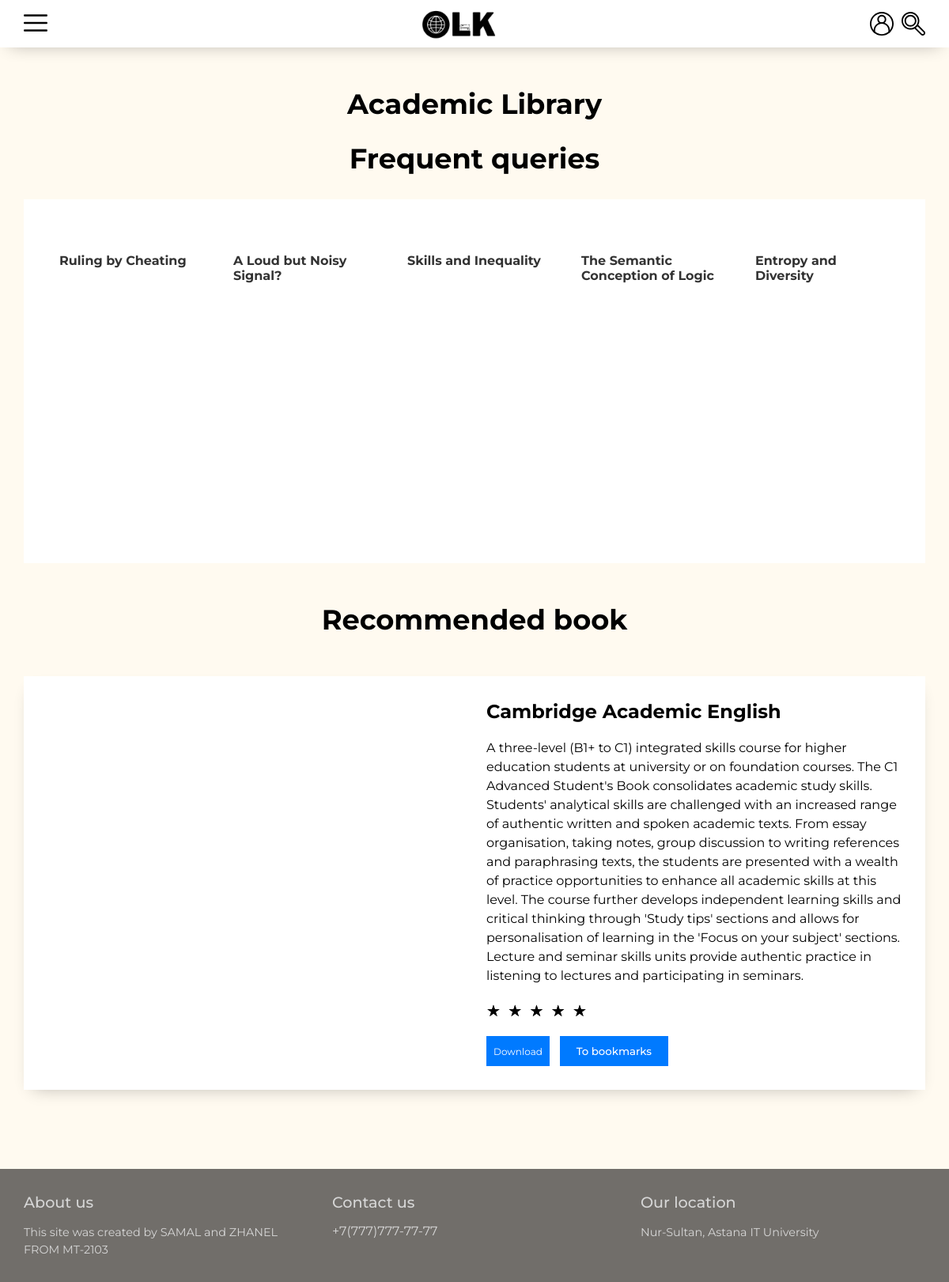
Page /olk/book.php on the committed database.
### tables this page shows
CREATE TABLE `book` (
  `book_id` int(11) NOT NULL,
  `name` varchar(255) NOT NULL,
  `description` text NOT NULL,
  `picture` text NOT NULL,
  `genre_id` int(11) NOT NULL,
  `download_link` text DEFAULT NULL
);

### olk/book.php (the view, shortened to what this page needs)
<!DOCTYPE html>
<html lang="en">
<head>
    <link rel="stylesheet" href="style.css">
    <link rel="stylesheet" href="https://unpkg.com/swiper/swiper-bundle.css" />
    <link rel="stylesheet" href="https://unpkg.com/swiper/swiper-bundle.min.css" />
</head>
<body>
    <?php
        include 'header.php';
    ?>
    <main class="main-library">
        <div class="container">
            <h1 class="title">Academic Library</h1> <br><br>
            <h1 class="title">Frequent queries</h1>
            <div class="slider-wrapper">
            <div class="swiper-container swiper-container-books">
                <div class="swiper-wrapper books-slider">
                    <?php
                        $query_to_select = "SELECT * FROM book WHERE genre_id = 1";
                        $result = $connect->query($query_to_select);
                        $rows = array();
                        while($row = $result->fetch_assoc()){
                            $rows[] = $row;
                        }
                        for($i = 0; $i < count($rows); $i++){
                            echo "<div class=\"swiper-slide\">
                                      <a href=\" chosen_book.php?book_id=" . $rows[$i]['book_id'] . "\" class=\"book-slide\">
                                          <img src=\" " . $rows[$i]['picture'] . " \" alt=\"\">
                                          <h5 class=\"book-title\">" . $rows[$i]['name'] . " </h5>
                                      </a>
                                  </div>";
                        }
                    ?>
                </div>
            </div>
        </div>
    </div>
    </main>
    <main class="main-profile">
        <div class="container">
            <h1 class="title">Recommended book</h1>
            <div class="profile-box">
                <div class="pfp">
                </div>
                <div class="content">
                    <h2 class="name">Cambridge Academic English</h2>
                    <p>
                        A three-level (B1+ to C1) integrated skills course for higher education students at university or on foundation courses.
    The C1 Advanced Student's Book consolidates academic study skills. Students' analytical skills are challenged with an increased range of authentic written and spoken academic texts.
    From essay organisation, taking notes, group discussion to writing references and paraphrasing texts, the students are presented with a wealth of practice opportunities to enhance all academic skills at this level.
    The course further develops independent learning skills and critical thinking through 'Study tips' sections and allows for personalisation of learning in the 'Focus on your subject' sections.
    Lecture and seminar skills units provide authentic practice in listening to lectures and participating in seminars.
                    </p>
                    <div class="rating">
                        <span class="rated">☆</span>
                        <span class="rated">☆</span>
                        <span class="rated">☆</span>
                        <span class="rated">☆</span>
                        <span class="rated">☆</span>
                    </div>
                    <a href="" class="btn2" download>Download</a>
                    <button type="button" class="btn inversed">To bookmarks</button>
                </div>
            </div>
        </div>
    </main>
    <footer class="footer">
        <div class="container">
            <div class="about">
                <h2 class="footer-title">About us</h2>
                <p>This site was created by SAMAL and ZHANEL FROM MT-2103</p>
            </div>
            <div class="contact">
                <h2 class="footer-title">Contact us</h2>
                <a href="tel:+77777777777" class="tel">+7(777)777-77-77</a>
            </div>
            <div class="location">
                <h2 class="footer-title">Our location</h2>
                <p>Nur-Sultan, Astana IT University</p>
            </div>
        </div>
    </footer>
</body>
</html>

### olk/style.css (style rules this page uses)
* { box-sizing: border-box; margin: 0; padding: 0; }
body { font-family: 'Montserrat', sans-serif; font-size: 14px; background-color: floralwhite; }
a { text-decoration: none; color: #333; }
.container { padding-right: 15px; padding-left: 15px; margin-right: auto; margin-left: auto; }
@media (min-width: 768px) { .container { width: 750px; } }
@media (min-width: 768px) { body { font-size: 10px; } }
@media (min-width: 992px) { .container { width: 970px; } }
@media (min-width: 1200px) { .container { width: 1170px; } }
h1.title { font-size: 2.2rem; text-align: center; }
.footer { background-color: #0000008e; margin-top: 50px; padding: 30px 0; color: rgb(214, 214, 214); }
.footer .container { display: grid; grid-template-columns: 1fr 1fr 1fr; gap: 30px; }
.footer .footer-title { font-size: 1.2rem; font-weight: 500; }
.footer p { margin-top: 15px; font-size: 0.9rem; line-height: 22px; }
.footer .contact a { color: rgb(214, 214, 214); font-size: 1rem; display: block; margin-top: 15px; }
.main-profile { margin-top: 50px; margin-bottom: 100px; }
.main-profile .profile-box { background-color: #fff; margin-top: 50px; display: grid; gap: 30px; padding: 30px 20px; -webkit-box-shadow: 0px 9px 21px -12px rgba(0,0,0,0.3); -moz-box-shadow: 0px 9px 21px -12px rgba(0,0,0,0.3); box-shadow: 0px 9px 21px -12px rgba(0,0,0,0.3); }
@media (min-width: 576px) { .main-profile .profile-box { grid-template-columns: 1fr 1fr; } }
.main-profile .profile-box .pfp { max-width: 300px; width: 100%; justify-self: center; }
.main-profile .profile-box .content .name { font-size: 24px; }
.main-profile .profile-box .content p { font-size: 16px; line-height: 24px; margin-top: 20px; }
.main-library { margin-top: 50px; }
.main-library .slider-wrapper { padding: 30px; width: 100%; background-color: #fff; margin-top: 30px; }
.main-library .books-slider .book-slide { display: block; width: 100%; height: 100%; padding: 15px; }
.main-library .books-slider .book-slide .book-title { font-size: 16px; margin-top: 10px; }
.main-library .swiper-container { width: 100%; height: 400px; }
.main-library .swiper-container-books { background-color: #fff; }
.main-profile .content button { border: 1px solid transparent; background-color: var(--swiper-theme-color); padding: 10px 20px; color: #fff; font-family: 'Montserrat', sans-serif; cursor: pointer; margin-top: 20px; margin-right: 10px; font-weight: 500; }
.rating { unicode-bidi: bidi-override; width: fit-content; font-size: 20px; margin-top: 20px; }
.rating > span { display: inline-block; position: relative; width: 1.1em; }
.rating > .rated:before { content: "\2605"; position: absolute; }
.btn2 { height: 38px; background-color: #007AFF; width: 80px; color: #fff; display: inline-block; text-align: center; padding-top: 12px; font-size: 12px; margin-right: 10px; }

### rows in the picture
book: name "Ruling by Cheating"
book: name "A Loud but Noisy Signal?"
book: name "Skills and Inequality"
book: name "The Semantic Conception of Logic"
book: name "Entropy and Diversity"
